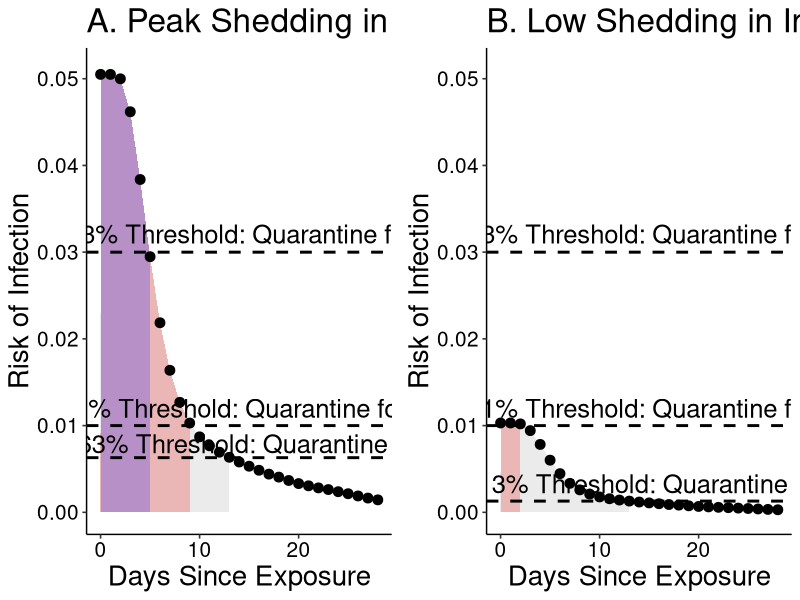
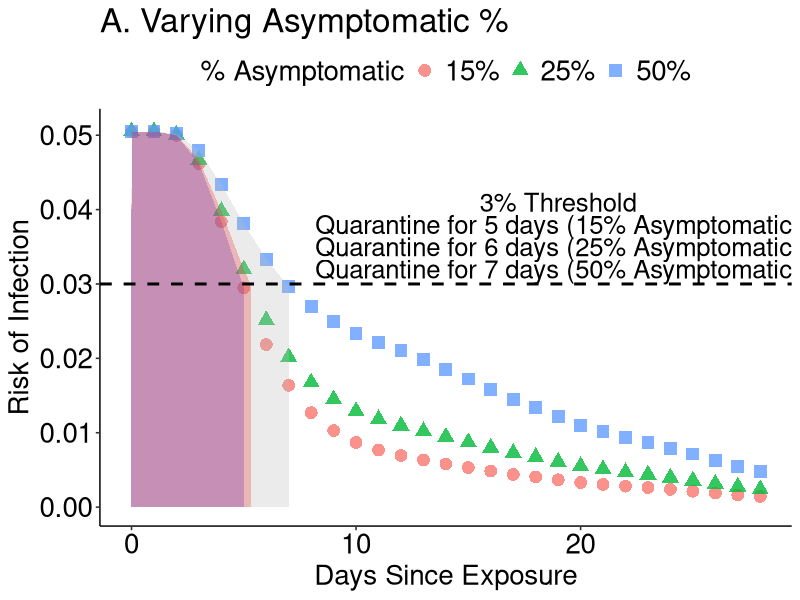
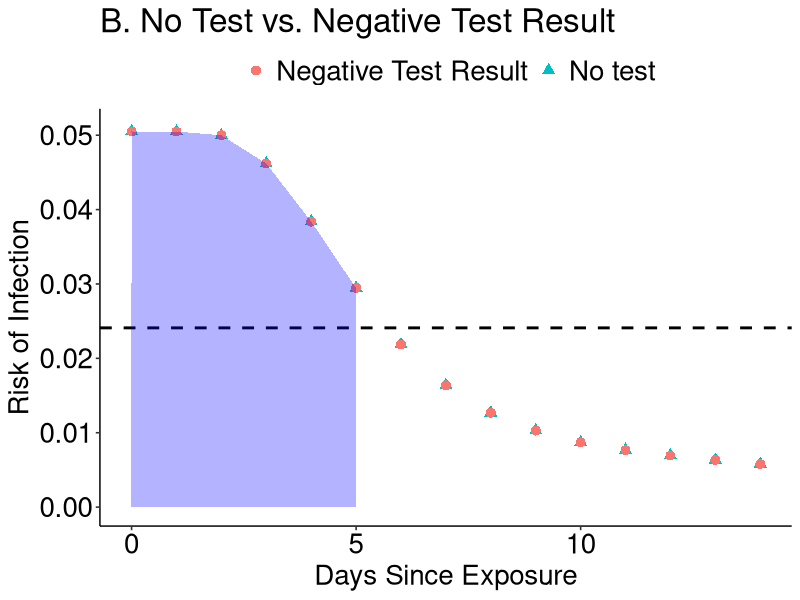

The R script that drew these images, in order:
#peak shedding in index case

#read in data from logic tables where 1st column
#is the discount on risk of getting sick under ideal testing to find
#asymptomatics as soon as they start shedding and column 2 is the
#probability that asymptomatics have finished shedding (from exposure, shedding
#starts 3 days pre what would be symptom onset)

risk.discount<-read.csv('risk_discount_data.csv')

figure2<-read.csv('figure2_data.csv')


#initial risk

#highest risk individual 15 min close contact
0.0505

#lowest risk individual, 15 min close contact
0.0103

risk.start<-c(0.0505,0.0103)

#fraction expected to be asymptomatic
fraction.asymptomatic<-c(0.15,0.25,0.50)

for (j in 1:length(risk.start)){
  
  for (i in 1:length(fraction.asymptomatic)){
    
    combined.discount<-1-(1-fraction.asymptomatic[i])*(1-risk.discount$discount)-fraction.asymptomatic[i]*risk.discount$asymp
    
    risks<-risk.start[j]*combined.discount
    days<-1:length(risks)
    
    if (i==1 & j==1){
      frame<-data.frame(risks=risks,days=days,risk.start=risk.start[j],fraction.asymptomatic=fraction.asymptomatic[i])
    }else{
      frametemp<-data.frame(risks=risks,days=days,risk.start=risk.start[j],fraction.asymptomatic=fraction.asymptomatic[i])
      frame<-rbind(frame,frametemp)
    }
  }
}

frame$days<-frame$days-1

require(ggplot2)
require(ggpubr)

subframe<-frame[frame$fraction.asymptomatic==0.15,]
subframe$quarantine1<-rep(NA,length(subframe$risks))
subframe$quarantine1<-subframe$risks<=0.01
subframe$quarantine2<-rep(NA,length(subframe$risks))
subframe$quarantine2<-subframe$risks<=0.0241

#------------------------------------- figure 1 ------------------------------------------------------------

subframe1<-subframe[subframe$risk.start==0.0505 & subframe$days<=9,]
subframe2<-subframe[subframe$risk.start==0.0505 & subframe$days<=5,]

subframe3<-subframe[subframe$risk.start==0.0505 & subframe$days<=13,]
tempframe<-data.frame(risks=0.0241,days=5,risk.start=0.0505,fraction.asymptomatic=0.15,quarantine1=FALSE,quarantine2=TRUE)
subframe2<-rbind(subframe2,tempframe)
A<-ggplot(subframe[subframe$risk.start==0.0505,],aes(x=days,y=risks))+
  geom_area(data=subframe1,aes(x = ifelse(days<=9 , days, 0)),fill="red",alpha=0.3)+
  geom_area(data=subframe2,aes(x = ifelse(days<=5 , days, 0)),fill="blue",alpha=0.3)+
  geom_area(data=subframe3,aes(x = ifelse(days<=13 , days, 0)),fill="grey",alpha=0.3)+
  geom_point(size=3)+
  geom_hline(yintercept=0.01,linetype="dashed",size=1)+
  geom_hline(yintercept=0.03,linetype="dashed",size=1)+
  geom_hline(yintercept=0.0063,linetype="dashed",size=1)+
  scale_colour_discrete(name="Scenario",labels=c("Peak Shedding in Index Case","Low Shedding in Index Case"))+
  scale_x_continuous(name="Days Since Exposure")+
  scale_y_continuous(name="Risk of Infection",limits = c(0, 0.051))+
  annotate("text",x=19,y=0.012,label="1% Threshold: Quarantine for 10 days",size=6.5)+
  annotate("text",x=19,y=0.0321,label="3% Threshold: Quarantine for 5 days",size=6.5)+
  annotate("text",x=19,y=0.0079,label="0.63% Threshold: Quarantine for 14 days",size=6.5)+
  theme_pubr()+theme(axis.title.x = element_text(size=20),axis.title.y = element_text(size=20),title = element_text(size=20),
                     axis.text=element_text(size=15))+
  ggtitle("A. Peak Shedding in Index Case")

subframe4<-subframe[subframe$risk.start==0.0103 & subframe$days<=2,]
subframe5<-subframe[subframe$risk.start==0.0103 & subframe$days<=13,]
B<-ggplot(subframe[subframe$risk.start==0.0103,],aes(x=days,y=risks))+
  geom_area(data=subframe4,aes(x = ifelse(days<=2 , days, 0)),fill="red",alpha=0.3)+
  geom_area(data=subframe5,aes(x = ifelse(days<=13 , days, 0)),fill="grey",alpha=0.3)+
  geom_point(size=3)+
  geom_hline(yintercept=0.01,linetype="dashed",size=1)+
  geom_hline(yintercept=0.03,linetype="dashed",size=1)+
  geom_hline(yintercept=0.001293,linetype="dashed",size=1)+
  scale_colour_discrete(name="Scenario",labels=c("Peak Shedding in Index Case","Low Shedding in Index Case"))+
  scale_x_continuous(name="Days Since Exposure")+
  scale_y_continuous(name="Risk of Infection",limits = c(0, 0.051))+
  annotate("text",x=19,y=0.012,label="1% Threshold: Quarantine for 3 days",size=6.5)+
  annotate("text",x=19,y=0.0321,label="3% Threshold: Quarantine for 0 days",size=6.5)+
  annotate("text",x=19,y=0.0033,label="0.13% Threshold: Quarantine for 14 days",size=6.5)+
  theme_pubr()+theme(axis.title.x = element_text(size=20),axis.title.y = element_text(size=20),title=element_text(size=20),
                     axis.text=element_text(size=15))+
  ggtitle("B. Low Shedding in Index Case")

windows()
ggarrange(A,B)



#------------------------------------ figure 2 -------------------------------------------------------------


subframe6<-frame[frame$risk.start==0.0505 & frame$days<=5 & frame$fraction.asymptomatic==0.25,]
tempframe<-data.frame(risks=0.03,days=5.3,risk.start=0.0505,fraction.asymptomatic=0.25)
subframe6<-rbind(subframe6,tempframe)

subframe7<-frame[frame$risk.start==0.0505 & frame$days<=7 & frame$fraction.asymptomatic==0.5,]

A.2<-ggplot(frame[frame$risk.start==0.0505,],aes(x=days,y=risks))+
  geom_point(aes(shape=as.character(fraction.asymptomatic),colour=as.character(fraction.asymptomatic)),size=4,alpha=0.8)+
  geom_area(data=subframe2,aes(x = ifelse(days<=5.67 , days, 0)),fill="blue",alpha=0.3)+
  geom_area(data=subframe6,aes(x = ifelse(days<=5.3 , days, 0)),fill="red",alpha=0.3)+
  geom_area(data=subframe7,aes(x = ifelse(days<=7 , days, 0)),fill="grey",alpha=0.3)+
  scale_shape_discrete(name="% Asymptomatic",labels=c("15%", "25%", "50%"))+
  scale_colour_discrete(name="% Asymptomatic",labels=c("15%", "25%", "50%"))+
  scale_x_continuous(name="Days Since Exposure")+
  scale_y_continuous(name="Risk of Infection",limits = c(0, 0.051))+
  geom_hline(yintercept=0.03,linetype="dashed",size=1)+
  annotate("text",x=19,y=0.041,label="3% Threshold",size=6.5)+
  annotate("text",x=19,y=0.038,label="Quarantine for 5 days (15% Asymptomatic)",size=6.5)+
  annotate("text",x=19,y=0.035,label="Quarantine for 6 days (25% Asymptomatic)",size=6.5)+
  annotate("text",x=19,y=0.032,label="Quarantine for 7 days (50% Asymptomatic)",size=6.5)+
  theme_pubr()+theme(axis.title.x = element_text(size=20),axis.title.y = element_text(size=20),
                     legend.text = element_text(size=20), legend.title=element_text(size=20),
                     axis.text=element_text(size=20),title=element_text(size=20))+
  ggtitle("A. Varying Asymptomatic %")

windows()
A.2

#negative test scenario
days<-c(frame$days[frame$risk.start==0.0505 & frame$fraction.asymptomatic==0.15],figure2$Days)
risks<-c(frame$risks[frame$risk.start==0.0505 & frame$fraction.asymptomatic==0.15],figure2$Risktest)
type<-c(rep("No test",length(frame$days[frame$risk.start==0.0505 & frame$fraction.asymptomatic==0.15])),
        rep("Negative Test Result",length(figure2$Days)))
frame2<-data.frame(days=days,risks=risks,type=type)
frame2<-frame2[frame2$days<=14,]

subframe8<-frame2[frame2$type=="Negative Test Result" & frame2$days<=5,]

ggplot(data=frame2)+geom_point(aes(x=days,y=risks,group=type,colour=type,shape=type),size=3)+
  geom_hline(yintercept=0.0241,linetype="dashed",size=1)+
  geom_area(data=subframe2,aes(x = ifelse(days<=5.67 , days, 0),y=risks),fill="blue",alpha=0.3)+
  #geom_area(data=subframe9,aes(x = ifelse(days<=5 , days, 0),y=risks),fill="red",alpha=0.3)+
  theme_pubr()+theme(axis.title.x = element_text(size=20),axis.title.y = element_text(size=20),
                   legend.text = element_text(size=20), legend.title=element_text(size=20),
                   axis.text=element_text(size=20),title=element_text(size=20))+
  scale_colour_discrete(name="")+
  scale_shape_discrete(name="")+
  scale_x_continuous(name="Days Since Exposure")+
  scale_y_continuous(name="Risk of Infection",limits = c(0, 0.051))+
  ggtitle("B. No Test vs. Negative Test Result")
